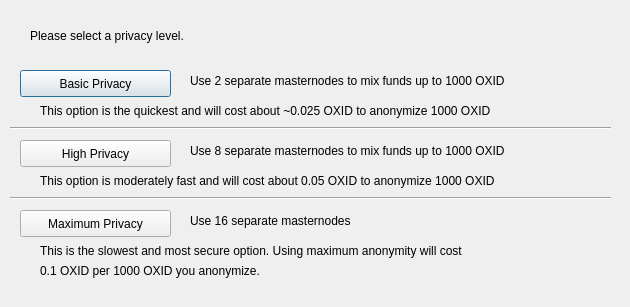
<?xml version="1.0" encoding="UTF-8"?>
<ui version="4.0">
 <class>DarksendConfig</class>
 <widget class="QDialog" name="DarksendConfig">
  <property name="geometry">
   <rect>
    <x>0</x>
    <y>0</y>
    <width>630</width>
    <height>307</height>
   </rect>
  </property>
  <property name="windowTitle">
   <string>Configure Darksend</string>
  </property>
  <widget class="QPushButton" name="buttonBasic">
   <property name="geometry">
    <rect>
     <x>20</x>
     <y>70</y>
     <width>151</width>
     <height>27</height>
    </rect>
   </property>
   <property name="text">
    <string>Basic Privacy</string>
   </property>
  </widget>
  <widget class="QPushButton" name="buttonHigh">
   <property name="geometry">
    <rect>
     <x>20</x>
     <y>140</y>
     <width>151</width>
     <height>27</height>
    </rect>
   </property>
   <property name="text">
    <string>High Privacy</string>
   </property>
  </widget>
  <widget class="QPushButton" name="buttonMax">
   <property name="geometry">
    <rect>
     <x>20</x>
     <y>210</y>
     <width>151</width>
     <height>27</height>
    </rect>
   </property>
   <property name="text">
    <string>Maximum Privacy</string>
   </property>
  </widget>
  <widget class="QLabel" name="label">
   <property name="geometry">
    <rect>
     <x>30</x>
     <y>20</y>
     <width>571</width>
     <height>31</height>
    </rect>
   </property>
   <property name="text">
    <string>Please select a privacy level.</string>
   </property>
  </widget>
  <widget class="QLabel" name="label_2">
   <property name="geometry">
    <rect>
     <x>190</x>
     <y>70</y>
     <width>421</width>
     <height>21</height>
    </rect>
   </property>
   <property name="text">
    <string>Use 2 separate masternodes to mix funds up to 1000 OXID</string>
   </property>
  </widget>
  <widget class="QLabel" name="label_3">
   <property name="geometry">
    <rect>
     <x>190</x>
     <y>140</y>
     <width>411</width>
     <height>21</height>
    </rect>
   </property>
   <property name="text">
    <string>Use 8 separate masternodes to mix funds up to 1000 OXID</string>
   </property>
  </widget>
  <widget class="QLabel" name="label_4">
   <property name="geometry">
    <rect>
     <x>190</x>
     <y>210</y>
     <width>421</width>
     <height>21</height>
    </rect>
   </property>
   <property name="text">
    <string>Use 16 separate masternodes</string>
   </property>
  </widget>
  <widget class="QLabel" name="label_6">
   <property name="geometry">
    <rect>
     <x>40</x>
     <y>100</y>
     <width>561</width>
     <height>21</height>
    </rect>
   </property>
   <property name="text">
    <string>This option is the quickest and will cost about ~0.025 OXID to anonymize 1000 OXID</string>
   </property>
  </widget>
  <widget class="QLabel" name="label_7">
   <property name="geometry">
    <rect>
     <x>40</x>
     <y>170</y>
     <width>561</width>
     <height>21</height>
    </rect>
   </property>
   <property name="text">
    <string>This option is moderately fast and will cost about 0.05 OXID to anonymize 1000 OXID</string>
   </property>
  </widget>
  <widget class="QLabel" name="label_8">
   <property name="geometry">
    <rect>
     <x>40</x>
     <y>240</y>
     <width>561</width>
     <height>21</height>
    </rect>
   </property>
   <property name="text">
    <string>This is the slowest and most secure option. Using maximum anonymity will cost</string>
   </property>
  </widget>
  <widget class="QLabel" name="label_9">
   <property name="geometry">
    <rect>
     <x>40</x>
     <y>260</y>
     <width>561</width>
     <height>21</height>
    </rect>
   </property>
   <property name="text">
    <string>0.1 OXID per 1000 OXID you anonymize.</string>
   </property>
  </widget>
  <widget class="Line" name="line">
   <property name="geometry">
    <rect>
     <x>10</x>
     <y>120</y>
     <width>601</width>
     <height>16</height>
    </rect>
   </property>
   <property name="orientation">
    <enum>Qt::Horizontal</enum>
   </property>
  </widget>
  <widget class="Line" name="line_2">
   <property name="geometry">
    <rect>
     <x>10</x>
     <y>190</y>
     <width>601</width>
     <height>16</height>
    </rect>
   </property>
   <property name="orientation">
    <enum>Qt::Horizontal</enum>
   </property>
  </widget>
 </widget>
 <resources/>
 <connections/>
</ui>
